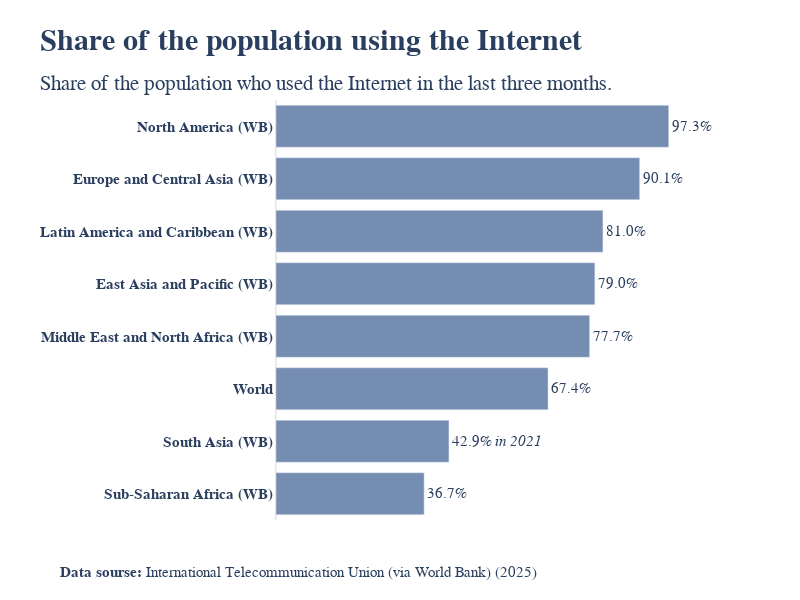

Notebook code cell kept with this figure:
### Code cell
fig = px.bar(continents2023,
            x="Internet", 
            y="Entity", 
            color_discrete_sequence=["#768DB2"],
            text="Internet",
            title="Share of the population using the Internet",
            subtitle="Share of the population who used the Internet in the last three months.",)

fig.update_layout(plot_bgcolor = "white",
                  coloraxis_showscale=False,
                  xaxis_title='',
                  yaxis_title='',
                  xaxis=dict(showline=False,
                             showticklabels=False),
                  yaxis=dict(
                            showline=True,
                            linewidth=0.3,
                            linecolor="gray"),
                  width=800,
                  height=600,
                  title_font=dict(family="Times New Roman", size=30, weight="bold"),
                  font=dict(family="Times New Roman", size=15),
                  yaxis_tickfont=dict(family="Times New Roman", size=15,weight="bold"),
                       annotations=[dict(
                                        x=-0.5,
                                        y=-0.15,
                                        xref="paper",
                                        yref="paper",
                                        text="<b> Data sourse: </b>International Telecommunication Union (via World Bank) (2025)",
                                        showarrow=False,
                                    )
                                ])

fig.update_traces(textposition="outside",
                  texttemplate="%{text:.1f}%")

fig.update_xaxes(range=[0, 110])

fig.add_annotation(x=60, y=1.0,
                   text="in 2021",
                   showarrow=False,
                  font=dict(family="Times New Roman",style="italic") )


fig.show()
fig.write_html("figures/internet_pop.html")

### Figure 1 — Plotly figure (JSON) as saved in the notebook; plotly's stock layout.template omitted (floating-point values rounded to 4 significant figures)
{"data": [{"hovertemplate": "Internet=%{text}<br>Entity=%{y}<extra></extra>", "legendgroup": "", "marker": {"color": "#768DB2", "pattern": {"shape": ""}}, "name": "", "orientation": "h", "showlegend": false, "text": [36.7, 42.85, 67.4, 77.7, 79.0, 81.0, 90.1, 97.3], "textposition": "outside", "texttemplate": "%{text:.1f}%", "type": "bar", "x": [36.7, 42.85, 67.4, 77.7, 79.0, 81.0, 90.1, 97.3], "xaxis": "x", "y": ["Sub-Saharan Africa (WB)", "South Asia (WB)", "World", "Middle East and North Africa (WB)", "East Asia and Pacific (WB)", "Latin America and Caribbean (WB)", "Europe and Central Asia (WB)", "North America (WB)"], "yaxis": "y"}], "layout": {"annotations": [{"showarrow": false, "text": "<b> Data sourse: </b>International Telecommunication Union (via World Bank) (2025)", "x": -0.5, "xref": "paper", "y": -0.15, "yref": "paper"}, {"font": {"family": "Times New Roman", "style": "italic"}, "showarrow": false, "text": "in 2021", "x": 60, "y": 1}], "barmode": "relative", "coloraxis": {"showscale": false}, "font": {"family": "Times New Roman", "size": 15}, "height": 600, "legend": {"tracegroupgap": 0}, "plot_bgcolor": "white", "title": {"font": {"family": "Times New Roman", "size": 30, "weight": "bold"}, "subtitle": {"text": "Share of the population who used the Internet in the last three months."}, "text": "Share of the population using the Internet"}, "width": 800, "xaxis": {"anchor": "y", "domain": [0, 1], "range": [0, 110], "showline": false, "showticklabels": false, "title": {"text": ""}}, "yaxis": {"anchor": "x", "domain": [0, 1], "linecolor": "gray", "linewidth": 0.3, "showline": true, "tickfont": {"family": "Times New Roman", "size": 15, "weight": "bold"}, "title": {"text": ""}}}}
